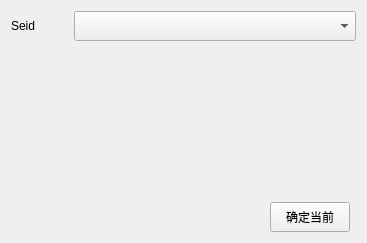
<?xml version="1.0" encoding="UTF-8"?>
<ui version="4.0">
 <class>BuffSeidWgt</class>
 <widget class="QWidget" name="BuffSeidWgt">
  <property name="geometry">
   <rect>
    <x>0</x>
    <y>0</y>
    <width>367</width>
    <height>243</height>
   </rect>
  </property>
  <property name="windowTitle">
   <string>Form</string>
  </property>
  <layout class="QGridLayout" name="gridLayout">
   <item row="3" column="0" colspan="2">
    <spacer name="horizontalSpacer">
     <property name="orientation">
      <enum>Qt::Horizontal</enum>
     </property>
     <property name="sizeHint" stdset="0">
      <size>
       <width>259</width>
       <height>27</height>
      </size>
     </property>
    </spacer>
   </item>
   <item row="0" column="0">
    <widget class="QLabel" name="label">
     <property name="minimumSize">
      <size>
       <width>0</width>
       <height>30</height>
      </size>
     </property>
     <property name="maximumSize">
      <size>
       <width>60</width>
       <height>30</height>
      </size>
     </property>
     <property name="text">
      <string>Seid</string>
     </property>
    </widget>
   </item>
   <item row="0" column="1" colspan="3">
    <widget class="QComboBox" name="m_pCBoxSeid">
     <property name="minimumSize">
      <size>
       <width>0</width>
       <height>30</height>
      </size>
     </property>
     <property name="maximumSize">
      <size>
       <width>16777215</width>
       <height>30</height>
      </size>
     </property>
    </widget>
   </item>
   <item row="1" column="0" colspan="4">
    <widget class="Tool_FormWidget" name="m_pFormWgt" native="true"/>
   </item>
   <item row="3" column="2">
    <widget class="QPushButton" name="m_pBtnOK">
     <property name="minimumSize">
      <size>
       <width>0</width>
       <height>30</height>
      </size>
     </property>
     <property name="text">
      <string>确定当前</string>
     </property>
    </widget>
   </item>
   <item row="2" column="0" colspan="4">
    <widget class="QLabel" name="m_pLabSeidTip">
     <property name="maximumSize">
      <size>
       <width>16777215</width>
       <height>30</height>
      </size>
     </property>
     <property name="text">
      <string/>
     </property>
    </widget>
   </item>
  </layout>
 </widget>
 <customwidgets>
  <customwidget>
   <class>Tool_FormWidget</class>
   <extends>QWidget</extends>
   <header>Tools/tool_formwidget.h</header>
   <container>1</container>
  </customwidget>
 </customwidgets>
 <resources/>
 <connections/>
</ui>
